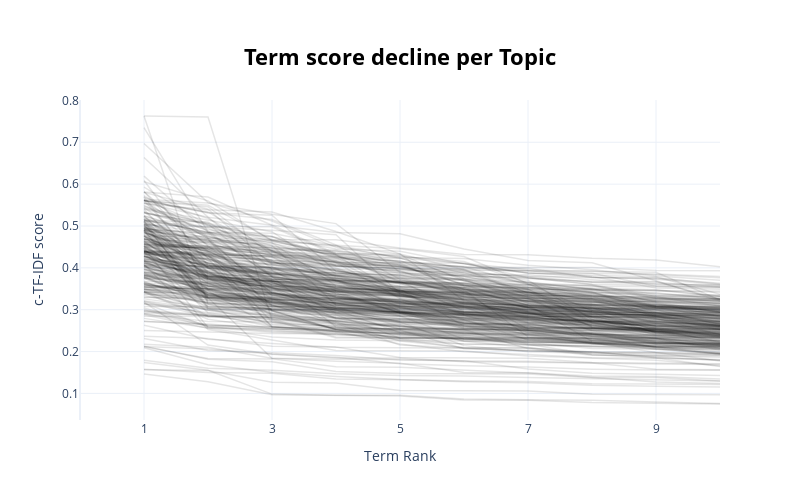

The notebook cell saved with this chart:
### Code cell
# Visualize the score distribution of the terms within each topic
topic_model.visualize_term_rank()
